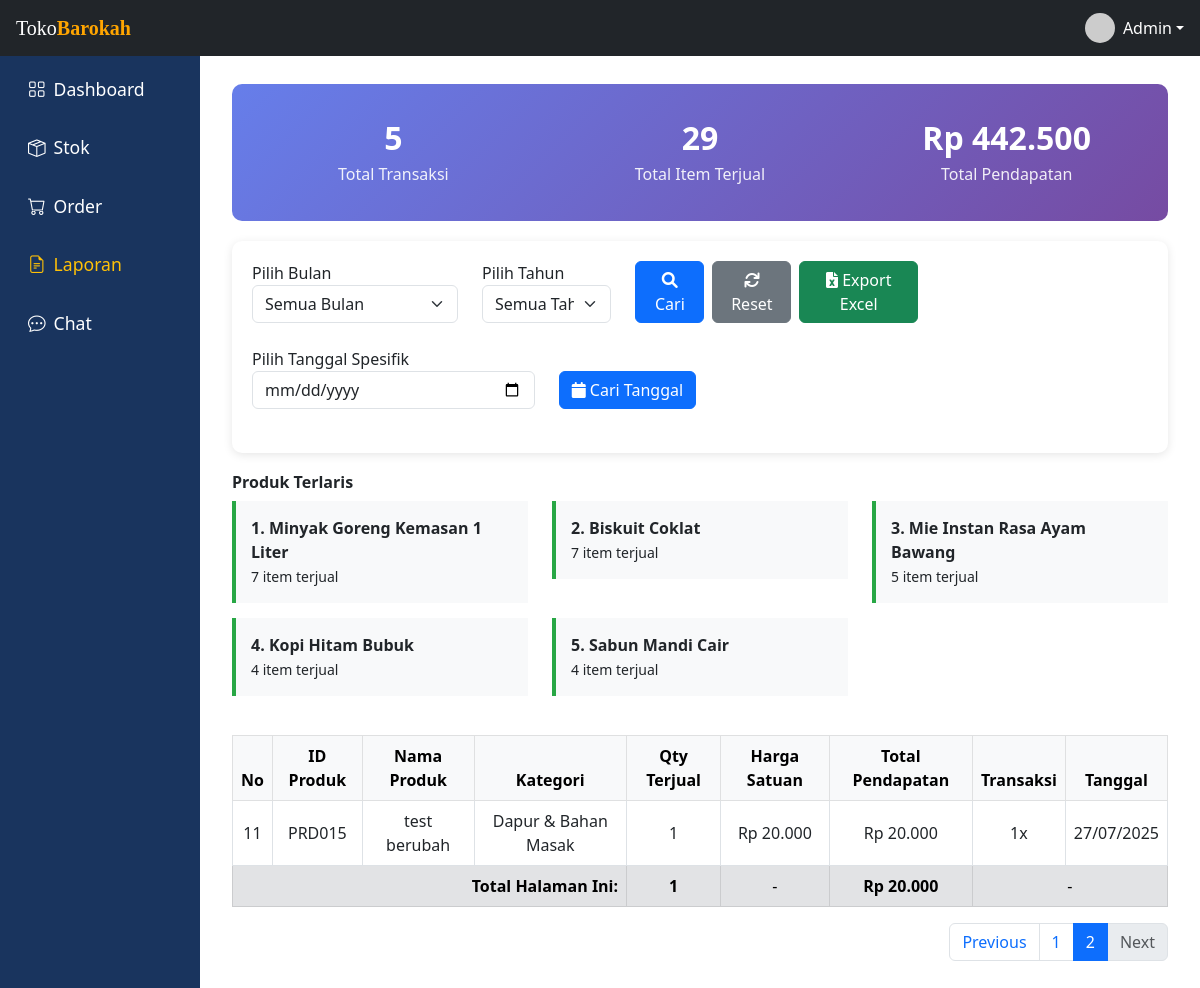
/views/admin/laporan.php?page=2 (signed in), run on the app's committed database.
### tables this page shows
CREATE TABLE `produk` (
  `id` int(11) NOT NULL,
  `nama` varchar(255) NOT NULL,
  `deskripsi` text DEFAULT NULL,
  `harga` decimal(10,2) NOT NULL,
  `gambar` varchar(255) DEFAULT NULL,
  `stok` int(11) NOT NULL DEFAULT 0,
  `kategori` varchar(100) DEFAULT NULL,
  `last_stock_update` timestamp NOT NULL DEFAULT current_timestamp() ON UPDATE current_timestamp()
);

### views/admin/laporan.php (the view, shortened to what this page needs)
<?php
require_once '../../includes/auth_check.php';
$tanggal = isset($_GET['tanggal']) ? $_GET['tanggal'] : '';
$where_conditions = [];
$params = [];
if (empty($where_conditions)) {
    $where_conditions[] = "MONTH(o.order_date) = MONTH(CURDATE()) AND YEAR(o.order_date) = YEAR(CURDATE())";
}
$where_clause = !empty($where_conditions) ? "AND " . implode(" AND ", $where_conditions) : "";
try {
    $query = "SELECT
                p.id as product_id,
                p.nama as nama_produk,
                p.kategori,
                p.harga as harga_jual,
                SUM(oi.quantity) as total_terjual,
                SUM(oi.quantity * oi.price) as total_pendapatan,
                DATE(o.order_date) as tanggal_penjualan,
                COUNT(DISTINCT o.id) as jumlah_transaksi
              FROM order_items oi
              JOIN orders o ON oi.order_id = o.id
              JOIN produk p ON oi.product_id = p.id
              WHERE o.status = 'selesai' $where_clause
              GROUP BY p.id, DATE(o.order_date)
              ORDER BY o.order_date DESC, p.nama ASC";
    $stmt = $pdo->prepare($query);
    $stmt->execute($params);
    $laporan_data = $stmt->fetchAll(PDO::FETCH_ASSOC);
    $summary_query = "SELECT
                        COUNT(DISTINCT o.id) as total_transaksi,
                        SUM(oi.quantity) as total_item_terjual,
                        SUM(oi.quantity * oi.price) as total_pendapatan
                      FROM order_items oi
                      JOIN orders o ON oi.order_id = o.id
                      WHERE o.status = 'selesai' $where_clause";
    $summary_stmt = $pdo->prepare($summary_query);
    $summary_stmt->execute($params);
    $summary = $summary_stmt->fetch(PDO::FETCH_ASSOC);
    $bestseller_query = "SELECT
                           p.nama,
                           SUM(oi.quantity) as total_terjual
                         FROM order_items oi
                         JOIN orders o ON oi.order_id = o.id
                         JOIN produk p ON oi.product_id = p.id
                         WHERE o.status = 'selesai' $where_clause
                         GROUP BY p.id
                         ORDER BY total_terjual DESC
                         LIMIT 5";
    $bestseller_stmt = $pdo->prepare($bestseller_query);
    $bestseller_stmt->execute($params);
    $bestsellers = $bestseller_stmt->fetchAll(PDO::FETCH_ASSOC);
} catch (PDOException $e) {
    error_log("Database error in laporan.php: " . $e->getMessage());
    $laporan_data = [];
    $summary = ['total_transaksi' => 0, 'total_item_terjual' => 0, 'total_pendapatan' => 0];
    $bestsellers = [];
}
$items_per_page = 10;
$total_items = count($laporan_data);
$total_pages = ceil($total_items / $items_per_page);
$current_page = isset($_GET['page']) ? max(1, intval($_GET['page'])) : 1;
$offset = ($current_page - 1) * $items_per_page;
$paged_data = array_slice($laporan_data, $offset, $items_per_page);
?>
<!DOCTYPE html>
<html lang="id">
<head>
    <link href="https://cdn.jsdelivr.net/npm/bootstrap@5.3.0/dist/css/bootstrap.min.css" rel="stylesheet" />
    <link href="https://cdn.jsdelivr.net/npm/bootstrap-icons@1.10.5/font/bootstrap-icons.css" rel="stylesheet" />
    <link rel="stylesheet" href="https://cdnjs.cloudflare.com/ajax/libs/font-awesome/6.0.0-beta3/css/all.min.css">
    <link rel="stylesheet" href="../../assets/css/admin.css">
    <link rel="stylesheet" href="https://cdn.jsdelivr.net/npm/sweetalert2@11/dist/sweetalert2.min.css">
</head>
<body>
    <?php include '../../includes/header_admin.php' ?>
    <div class="d-flex">
        <div class="col-md-2 d-none d-md-block" style="background-color: #19345e; min-height: 100vh;">
            <?php include '../../includes/sidebar.php'; ?>
        </div>
        <div class="col-md-10">
            <div class="main-content">
                <div class="summary-card">
                    <div class="row">
                        <div class="col-md-4 summary-item">
                            <h4><?php echo number_format($summary['total_transaksi'] ?? 0); ?></h4>
                            <p>Total Transaksi</p>
                        </div>
                        <div class="col-md-4 summary-item">
                            <h4><?php echo number_format($summary['total_item_terjual'] ?? 0); ?></h4>
                            <p>Total Item Terjual</p>
                        </div>
                        <div class="col-md-4 summary-item">
                            <h4>Rp <?php echo number_format($summary['total_pendapatan'] ?? 0, 0, ',', '.'); ?></h4>
                            <p>Total Pendapatan</p>
                        </div>
                    </div>
                </div>
                <div class="filter-section">
                    <form method="GET" action="">
                        <div class="row mb-3">
                            <div class="col-md-3">
                                <label for="bulan">Pilih Bulan</label>
                                <select id="bulan" name="bulan" class="form-select">
                                    <option value="">Semua Bulan</option>
                                </select>
                            </div>
                            <div class="col-md-2 mb-2">
                                <label for="tahun">Pilih Tahun</label>
                                <select id="tahun" name="tahun" class="form-select">
                                    <option value="">Semua Tahun</option>
                                </select>
                            </div>
                            <div class="col-md-4 d-flex align-items-end gap-2 mb-2">
                                <button type="submit" class="btn btn-primary">
                                    <i class="fa fa-search"></i> Cari
                                </button>
                                <a href="laporan.php" class="btn btn-secondary">
                                    <i class="fa fa-refresh"></i> Reset
                                </a>
                                <button type="button" class="btn btn-success" onclick="exportToExcel()">
                                    <i class="fa fa-file-excel"></i> Export Excel
                                </button>
                            </div>
                        </div>
                        <div class="row mb-3">
                            <div class="col-md-4 mb-2">
                                <label for="tanggal">Pilih Tanggal Spesifik</label>
                                <input type="date" id="tanggal" name="tanggal" class="form-control"
                                    value="<?php echo $tanggal; ?>">
                            </div>
                            <div class="col-md-4 d-flex align-items-end gap-2 mb-2">
                                <button type="submit" class="btn btn-primary">
                                    <i class="fa fa-calendar"></i> Cari Tanggal
                                </button>
                            </div>
                        </div>
                    </form>
                </div>
                <?php if (!empty($bestsellers)): ?>
                    <div class="row mb-4">
                        <div class="col-md-12">
                            <h6><strong>Produk Terlaris</strong></h6>
                            <div class="row">
                                <?php foreach ($bestsellers as $index => $bestseller): ?>
                                    <div class="col-md-4">
                                        <div class="bestseller-card">
                                            <strong><?php echo $index + 1; ?>.
                                                <?php echo htmlspecialchars($bestseller['nama']); ?></strong>
                                            <br><small><?php echo $bestseller['total_terjual']; ?> item terjual</small>
                                        </div>
                                    </div>
                                <?php endforeach; ?>
                            </div>
                        </div>
                    </div>
                <?php endif; ?>
                <div class="table-responsive">
                    <table class="table table-bordered text-center align-middle bg-white">
                        <thead class="table-light">
                            <tr>
                                <th>No</th>
                                <th>ID Produk</th>
                                <th>Nama Produk</th>
                                <th>Kategori</th>
                                <th>Qty Terjual</th>
                                <th>Harga Satuan</th>
                                <th>Total Pendapatan</th>
                                <th>Transaksi</th>
                                <th>Tanggal</th>
                            </tr>
                        </thead>
                        <tbody>
                            <?php if (empty($paged_data)): ?>
                                <tr>
                                    <td colspan="9">Tidak ada data penjualan untuk periode yang dipilih</td>
                                </tr>
                            <?php else: ?>
                                <?php foreach ($paged_data as $index => $item): ?>
                                    <tr>
                                        <td><?php echo $offset + $index + 1; ?></td>
                                        <td>PRD<?php echo str_pad($item['product_id'], 3, '0', STR_PAD_LEFT); ?></td>
                                        <td><?php echo htmlspecialchars($item['nama_produk']); ?></td>
                                        <td><?php echo htmlspecialchars($item['kategori']); ?></td>
                                        <td><?php echo number_format($item['total_terjual']); ?></td>
                                        <td>Rp <?php echo number_format($item['harga_jual'], 0, ',', '.'); ?></td>
                                        <td>Rp <?php echo number_format($item['total_pendapatan'], 0, ',', '.'); ?></td>
                                        <td><?php echo $item['jumlah_transaksi']; ?>x</td>
                                        <td><?php echo date('d/m/Y', strtotime($item['tanggal_penjualan'])); ?></td>
                                    </tr>
                                <?php endforeach; ?>
                            <?php endif; ?>
                        </tbody>
                        <?php if (!empty($paged_data)): ?>
                            <tfoot class="table-secondary">
                                <tr>
                                    <td colspan="4" class="text-end"><strong>Total Halaman Ini:</strong></td>
                                    <td><strong><?php echo number_format(array_sum(array_column($paged_data, 'total_terjual'))); ?></strong>
                                    </td>
                                    <td>-</td>
                                    <td><strong>Rp
                                            <?php echo number_format(array_sum(array_column($paged_data, 'total_pendapatan')), 0, ',', '.'); ?></strong>
                                    </td>
                                    <td colspan="2">-</td>
                                </tr>
                            </tfoot>
                        <?php endif; ?>
                    </table>
                </div>
                <?php if ($total_pages > 1): ?>
                    <nav aria-label="Page navigation">
                        <ul class="pagination justify-content-end">
                            <li class="page-item <?php echo ($current_page <= 1) ? 'disabled' : ''; ?>">
                                <a class="page-link"
                                    href="?<?php echo http_build_query(array_merge($_GET, ['page' => $current_page - 1])); ?>">Previous</a>
                            </li>
                            <?php for ($i = 1; $i <= $total_pages; $i++): ?>
                                <li class="page-item <?php echo ($i == $current_page) ? 'active' : ''; ?>">
                                    <a class="page-link"
                                        href="?<?php echo http_build_query(array_merge($_GET, ['page' => $i])); ?>"><?php echo $i; ?></a>
                                </li>
                            <?php endfor; ?>
                            <li class="page-item <?php echo ($current_page >= $total_pages) ? 'disabled' : ''; ?>">
                                <a class="page-link"
                                    href="?<?php echo http_build_query(array_merge($_GET, ['page' => $current_page + 1])); ?>">Next</a>
                            </li>
                        </ul>
                    </nav>
                <?php endif; ?>
            </div>
        </div>
    </div>
</body>
</html>

### assets/css/admin.css (style rules this page uses)
body { font-family: "Segoe UI", sans-serif; padding-top: 52px; }
.main-content { padding: 2rem; }
.table thead { background-color: orange; color: white; }

### views/admin/laporan.php (style rules this page uses)
.summary-card { background: linear-gradient(135deg, #667eea 0%, #764ba2 100%); color: white; border-radius: 10px; padding: 20px; margin-bottom: 20px; }
.summary-item { text-align: center; padding: 15px; }
.summary-item h4 { margin: 0; font-size: 2rem; font-weight: bold; }
.summary-item p { margin: 5px 0 0 0; opacity: 0.9; }
.bestseller-card { background: #f8f9fa; border-left: 4px solid #28a745; padding: 15px; margin-bottom: 15px; }
.filter-section { background: #ffffff; padding: 20px; border-radius: 10px; box-shadow: 0 2px 10px rgba(0, 0, 0, 0.1); margin-bottom: 20px; }

### data on the page
produk: index "11", id "015", nama "test berubah", kategori "Dapur & Bahan Masak", total_terjual "1", harga "20.000", total_pendapatan "20.000", jumlah_transaksi "1", tanggal_penjualan "27/07/2025"

### other printed values
$summary['total_transaksi'] "5"
$summary['total_item_terjual'] "29"
$summary['total_pendapatan'] "442.500"
$bestseller['nama'] "Minyak Goreng Kemasan 1 Liter"
$bestseller['total_terjual'] "7"
$bestseller['nama'] "Biskuit Coklat"
$bestseller['nama'] "Mie Instan Rasa Ayam Bawang"
$bestseller['total_terjual'] "5"
$bestseller['nama'] "Kopi Hitam Bubuk"
$bestseller['total_terjual'] "4"
$bestseller['nama'] "Sabun Mandi Cair"
array_sum(array_column($paged_data, 'total_terjual')) "1"
array_sum(array_column($paged_data, 'total_pendapatan')) "20.000"
